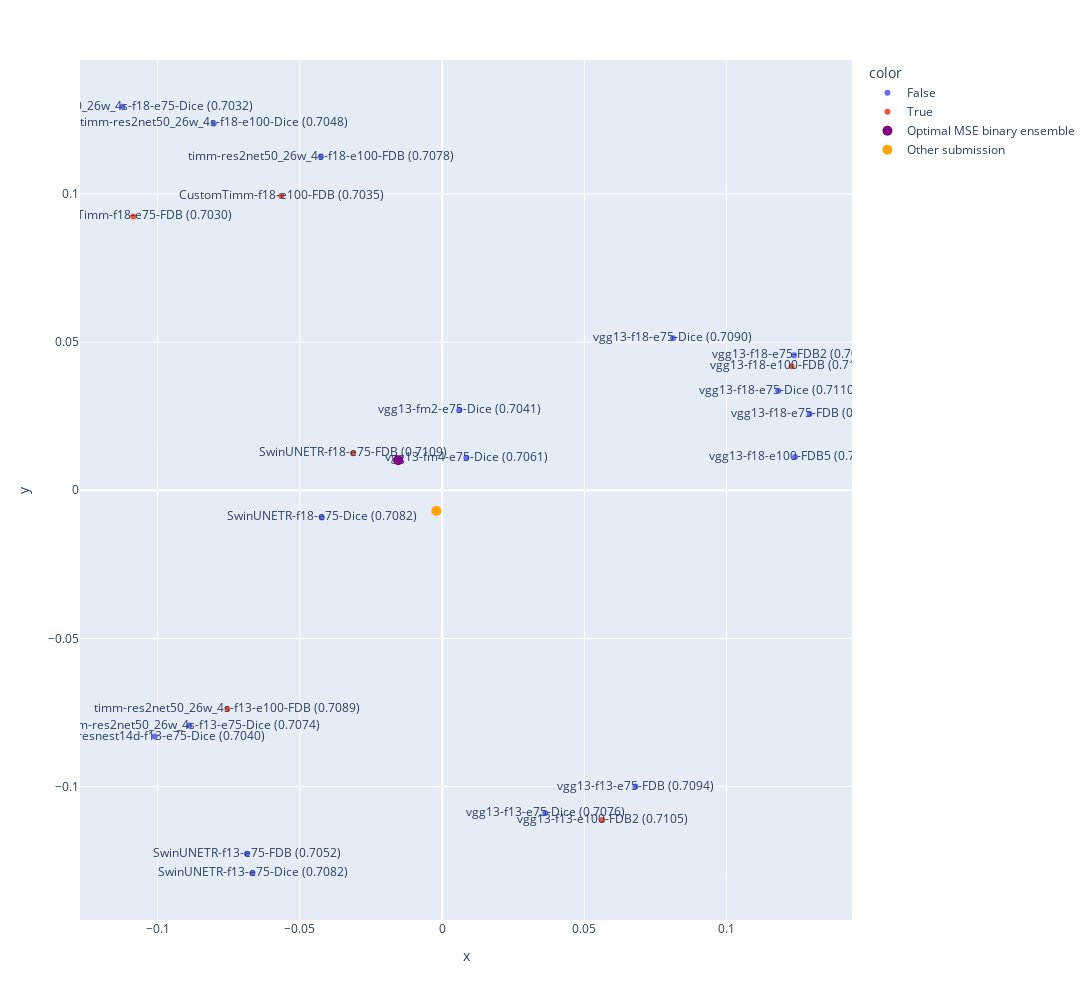

Source (notebook cell):
### Code cell
# Use PCA to visualise the models in 2D with the correlation as distance
from sklearn.decomposition import PCA
pca = PCA(n_components=2)
embedding = pca.fit_transform(1 - corr)

def short_name(name):
    return (name
            .replace("-Unet","")
            .replace("-bs16","")
            .replace("FocalDiceBoundaryLoss","FDB")
            .replace("FocalDice2BoundaryLoss","FDB2")
            .replace("FocalDice5BoundaryLoss","FDB5")
            .replace("DiceLoss","Dice"))



# plot with plotly express interactive
fig = px.scatter(x=embedding[:, 0], y=embedding[:, 1], text=[f"{short_name(names[folder])} ({dice_scores[folder]:.4f})" for folder in folders],
                    hover_name=[f"({dice_scores[folder]:.4f}) {names[folder]}" for folder in folders],
                    color=[folder in [folders[i] for i in range(len(folders)) if best_selection[i] > 0.5] for folder in folders])


# show the location of the best linear combination
# best_normed = best_individual / sum(best_individual)
# dice = dice_fitness(best_individual, pred_array, targets)
# fig.add_scatter(x=[np.dot(embedding[:, 0], best_normed)], y=[np.dot(embedding[:, 1], best_normed)], mode="markers", marker=dict(size=10, color="red"), name="Genetic Algorithm weights", text=f"({dice:.4f})")
# 
# # show the location of the linear regression weights
# dice = dice_fitness(weights, pred_array, targets)
# fig.add_scatter(x=[np.dot(embedding[:, 0], weights)], y=[np.dot(embedding[:, 1], weights)], mode="markers", marker=dict(size=10, color="green"), name="Linear regression weights", text=f"({dice:.4f})")
# 
# # show the location of the simple ensemble
# simple_weights = simple_selection / sum(simple_selection)
# dice = dice_fitness(simple_selection, pred_array, targets)
# fig.add_scatter(x=[np.dot(embedding[:, 0], simple_weights)], y=[np.dot(embedding[:, 1], simple_weights)], mode="markers", marker=dict(size=10, color="blue"), name="Top 3 model ensemble", text=f"({dice:.4f})")

# show the location of the optimal ensemble according to best_selection
best_selection_weights = np.array(best_selection) / sum(best_selection)
dice = dice_fitness(best_selection, pred_array, targets)
fig.add_scatter(x=[np.dot(embedding[:, 0], best_selection_weights)], y=[np.dot(embedding[:, 1], best_selection_weights)], mode="markers", marker=dict(size=10, color="purple"), name="Optimal MSE binary ensemble", text=f"({dice:.4f})")

# show the location of the other selection 
other_selection_weights = np.array(other_submission) / sum(other_submission)
dice = dice_fitness(other_submission, pred_array, targets)
fig.add_scatter(x=[np.dot(embedding[:, 0], other_selection_weights)], y=[np.dot(embedding[:, 1], other_selection_weights)], mode="markers", marker=dict(size=10, color="orange"), name="Other submission", text=f"({dice:.4f})")

# # show the location of the current submission
# current_submission_weights = np.array(current_submission) / sum(current_submission)
# dice = dice_fitness(current_submission, pred_array, targets)
# fig.add_scatter(x=[np.dot(embedding[:, 0], current_submission_weights)], y=[np.dot(embedding[:, 1], current_submission_weights)], mode="markers", marker=dict(size=10, color="orange"), name="Current submission", text=f"({dice:.4f})")

fig.update_layout(autosize=False, width=1500, height=1000)
fig.show()

### Figure 1 — Plotly figure (JSON) as saved in the notebook; plotly's stock layout.template omitted (floating-point values rounded to 4 significant figures)
{"data": [{"hovertemplate": "<b>%{hovertext}</b><br><br>color=False<br>x=%{x}<br>y=%{y}<br>text=%{text}<extra></extra>", "hovertext": ["(0.7122) vgg13-Unet-f18-bs16-e100-FocalDice5BoundaryLoss", "(0.7110) vgg13-Unet-f18-bs16-e75-DiceLoss", "(0.7097) vgg13-Unet-f18-bs16-e75-FocalDice2BoundaryLoss", "(0.7094) vgg13-Unet-f13-bs16-e75-FocalDiceBoundaryLoss", "(0.7090) vgg13-Unet-f18-bs16-e75-DiceLoss", "(0.7085) vgg13-Unet-f18-bs16-e75-FocalDiceBoundaryLoss", "(0.7082) SwinUNETR-f18-bs16-e75-DiceLoss", "(0.7082) SwinUNETR-f13-bs16-e75-DiceLoss", "(0.7078) timm-res2net50_26w_4s-Unet-f18-bs16-e100-FocalDiceBoundaryLoss", "(0.7076) vgg13-Unet-f13-bs16-e75-DiceLoss", "(0.7074) timm-res2net50_26w_4s-Unet-f13-bs16-e75-DiceLoss", "(0.7061) vgg13-Unet-fm4-bs16-e75-DiceLoss", "(0.7052) SwinUNETR-f13-bs16-e75-FocalDiceBoundaryLoss", "(0.7048) timm-res2net50_26w_4s-Unet-f18-bs16-e100-DiceLoss", "(0.7041) vgg13-Unet-fm2-bs16-e75-DiceLoss", "(0.7040) timm-resnest14d-Unet-f13-bs16-e75-DiceLoss", "(0.7032) timm-res2net50_26w_4s-Unet-f18-bs16-e75-DiceLoss"], "legendgroup": "False", "marker": {"color": "#636efa", "symbol": "circle"}, "mode": "markers+text", "name": "False", "orientation": "v", "showlegend": true, "text": ["vgg13-f18-e100-FDB5 (0.7122)", "vgg13-f18-e75-Dice (0.7110)", "vgg13-f18-e75-FDB2 (0.7097)", "vgg13-f13-e75-FDB (0.7094)", "vgg13-f18-e75-Dice (0.7090)", "vgg13-f18-e75-FDB (0.7085)", "SwinUNETR-f18-e75-Dice (0.7082)", "SwinUNETR-f13-e75-Dice (0.7082)", "timm-res2net50_26w_4s-f18-e100-FDB (0.7078)", "vgg13-f13-e75-Dice (0.7076)", "timm-res2net50_26w_4s-f13-e75-Dice (0.7074)", "vgg13-fm4-e75-Dice (0.7061)", "SwinUNETR-f13-e75-FDB (0.7052)", "timm-res2net50_26w_4s-f18-e100-Dice (0.7048)", "vgg13-fm2-e75-Dice (0.7041)", "timm-resnest14d-f13-e75-Dice (0.7040)", "timm-res2net50_26w_4s-f18-e75-Dice (0.7032)"], "x": [0.124, 0.1181, 0.1237, 0.06796, 0.08115, 0.1292, -0.04224, -0.06662, -0.04257, 0.03622, -0.08885, 0.008516, -0.06858, -0.08021, 0.006033, -0.101, -0.1124], "xaxis": "x", "y": [0.01123, 0.03356, 0.04558, -0.09998, 0.05131, 0.02579, -0.009179, -0.1293, 0.1126, -0.1089, -0.07943, 0.01097, -0.1226, 0.1238, 0.0271, -0.08312, 0.1294], "yaxis": "y", "type": "scatter"}, {"hovertemplate": "<b>%{hovertext}</b><br><br>color=True<br>x=%{x}<br>y=%{y}<br>text=%{text}<extra></extra>", "hovertext": ["(0.7121) vgg13-Unet-f18-bs16-e100-FocalDiceBoundaryLoss", "(0.7109) SwinUNETR-f18-bs16-e75-FocalDiceBoundaryLoss", "(0.7105) vgg13-Unet-f13-bs16-e100-FocalDice2BoundaryLoss", "(0.7089) timm-res2net50_26w_4s-Unet-f13-bs16-e100-FocalDiceBoundaryLoss", "(0.7035) CustomTimm-f18-bs16-e100-FocalDiceBoundaryLoss", "(0.7030) CustomTimm-f18-bs16-e75-FocalDiceBoundaryLoss"], "legendgroup": "True", "marker": {"color": "#EF553B", "symbol": "circle"}, "mode": "markers+text", "name": "True", "orientation": "v", "showlegend": true, "text": ["vgg13-f18-e100-FDB (0.7121)", "SwinUNETR-f18-e75-FDB (0.7109)", "vgg13-f13-e100-FDB2 (0.7105)", "timm-res2net50_26w_4s-f13-e100-FDB (0.7089)", "CustomTimm-f18-e100-FDB (0.7035)", "CustomTimm-f18-e75-FDB (0.7030)"], "x": [0.1228, -0.03127, 0.05633, -0.07543, -0.05647, -0.1085], "xaxis": "x", "y": [0.04184, 0.01253, -0.1113, -0.07377, 0.0993, 0.09244], "yaxis": "y", "type": "scatter"}, {"marker": {"color": "purple", "size": 10}, "mode": "markers", "name": "Optimal MSE binary ensemble", "text": "(0.7173)", "x": [-0.01543], "y": [0.01018], "type": "scatter"}, {"marker": {"color": "orange", "size": 10}, "mode": "markers", "name": "Other submission", "text": "(0.7178)", "x": [-0.002009], "y": [-0.00696], "type": "scatter"}], "layout": {"xaxis": {"anchor": "y", "domain": [0.0, 1.0], "title": {"text": "x"}}, "yaxis": {"anchor": "x", "domain": [0.0, 1.0], "title": {"text": "y"}}, "legend": {"title": {"text": "color"}, "tracegroupgap": 0}, "margin": {"t": 60}, "autosize": false, "width": 1500, "height": 1000}}
